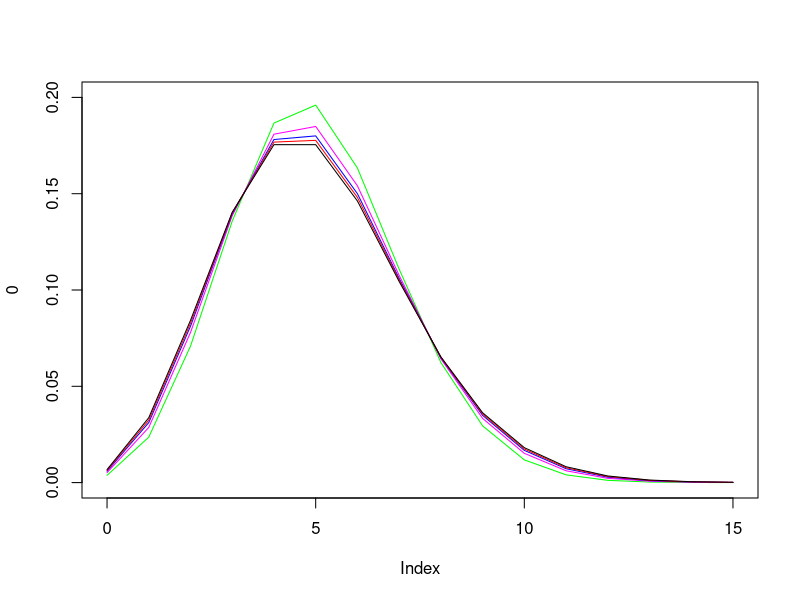
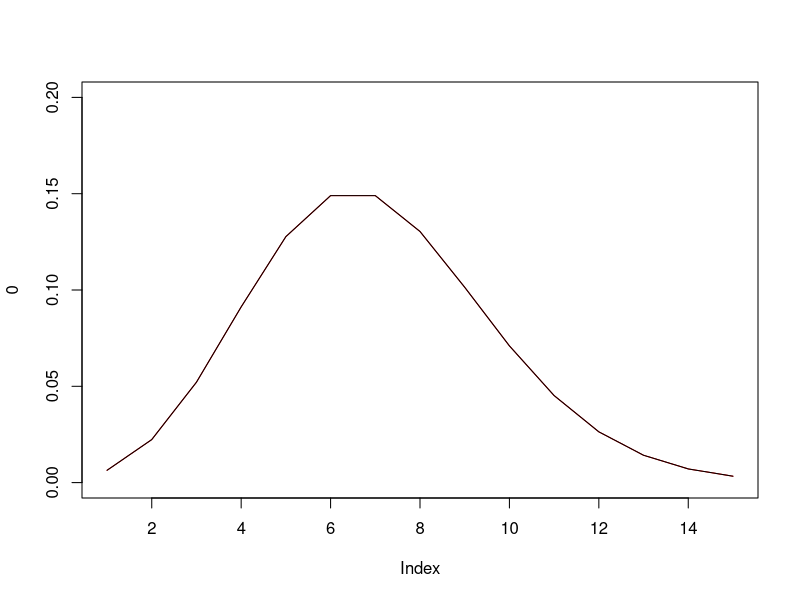

R code for these plots, in order:
#Math E-156 Script 4P-Proof 4.R

#Topic 1 - Poisson distribution as the limit of the binomial distribution 

#n becomes large, p becomes small, lambda = np stays constant.
#Example with lambda = 5
plot(0, xlim = c(0,15), ylim= c(0, 0.2), type = "n") #empty plot with scales established
#in each case the expectation is 5
points(0:15, dbinom(0:15, 25, 0.2), "l", col = "green")
points(0:15, dbinom(0:15, 50, 0.1), "l", col = "magenta")
points(0:15, dbinom(0:15, 100, 0.05), "l", col = "blue")
points(0:15, dbinom(0:15, 200, 0.025), "l", col = "red")
points(0:15, dpois(0:15, 5), "l", col = "black")
#The mean for each binomial distribution is np = 5 -- same for the Poisson
#The variance for each binomial distribution is np(1-p)
#The variance for the limiting Poisson distribution, as lambda approaches zero, is also np = lambda
#Calculate the expectation and variance of a Poisson distribution
lambda <- 5
M1 <- sum(0:30*dpois(0:30, lambda)); M1   #expectation is lambda
M2 <- sum((0:30)^2*dpois(0:30, lambda));M2   #second moment is lambda^2 + lambda
M2 - M1^2   #variance is also lambda

#Topic 2 -- the sum of two Poisson distributions
#Consider Poisson distributions with lambda = 5 and lambda = 2 respectively
#Calculate the probability of getting sums from 0 to 15 respectively
#The probability of a sum greater the 15 is negligible
sumPois <- numeric(15)
for (i in 1:15) {
  sumPois[i] <- sum(dpois(0:i, 5)*dpois(i:0, 2))
}
plot(0, xlim = c(1,15), ylim= c(0, 0.2), type = "n") #empty plot
points(1:15, sumPois, "l", col = "red")
#Compare with a Poisson distribution with parameter lambda = 7
points(1:15, dpois(1:15, 7), "l") #perfect agreement




